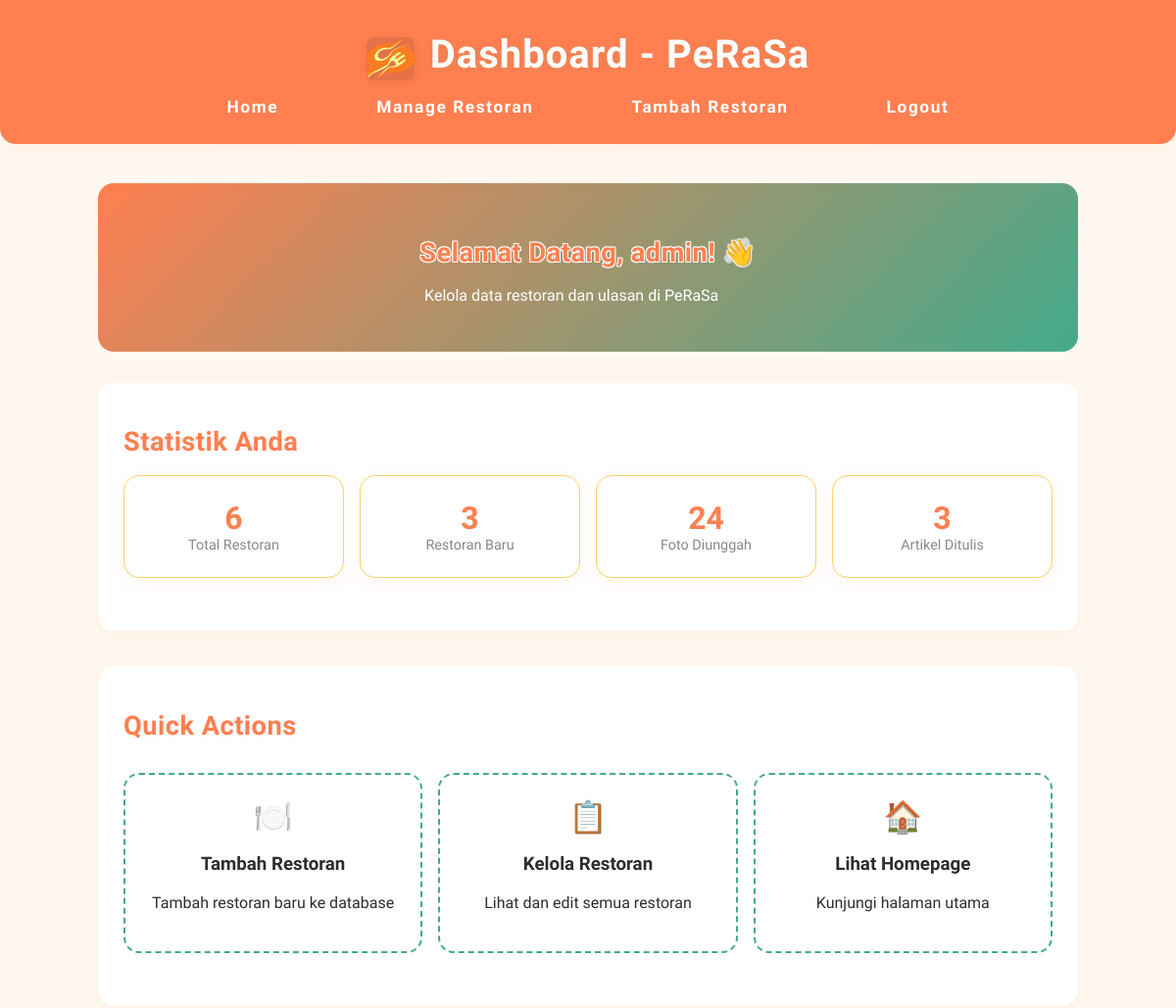
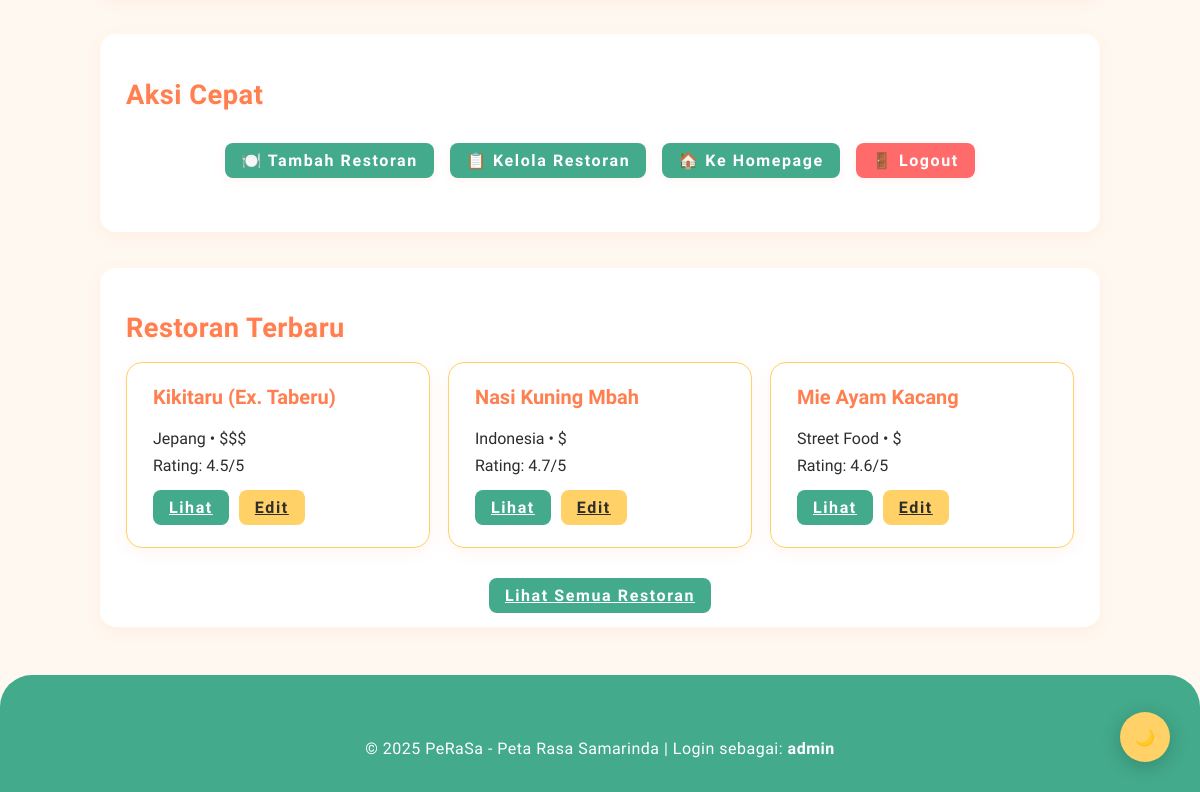
Page /dashboard.php (signed in) on the committed database (2 pictures, top to bottom).
### tables this page shows
CREATE TABLE IF NOT EXISTS restaurants (
    id INT AUTO_INCREMENT PRIMARY KEY,
    name VARCHAR(255) NOT NULL,
    description TEXT,
    address TEXT,
    city VARCHAR(100) NOT NULL,
    category VARCHAR(100) NOT NULL,
    price_range ENUM('$', '$$', '$$$', '$$$$') DEFAULT '$$',
    rating DECIMAL(2,1) DEFAULT 0.0,
    image VARCHAR(255),
    created_at TIMESTAMP DEFAULT CURRENT_TIMESTAMP,
    updated_at TIMESTAMP DEFAULT CURRENT_TIMESTAMP ON UPDATE CURRENT_TIMESTAMP
);

### models/Restaurant.php (called while the page is built, shortened)
<?php
class Restaurant {
    private $conn;
    private $table_name = "restaurants";
    public function __construct($db) {
        $this->conn = $db;
    }
    public function readAll($page = 1, $records_per_page = 5, $search = '') {
        $offset = ($page - 1) * $records_per_page;
        $query = "SELECT * FROM " . $this->table_name;
        $query .= " ORDER BY created_at DESC LIMIT :offset, :records_per_page";
        $stmt = $this->conn->prepare($query);
        $stmt->bindParam(":offset", $offset, PDO::PARAM_INT);
        $stmt->bindParam(":records_per_page", $records_per_page, PDO::PARAM_INT);
        $stmt->execute();
        return $stmt;
    }
    public function countAll($search = '') {
        $query = "SELECT COUNT(*) as total FROM " . $this->table_name;
        $stmt = $this->conn->prepare($query);
        $stmt->execute();
        $row = $stmt->fetch(PDO::FETCH_ASSOC);
        return $row['total'];
    }
}
?>

### dashboard.php (the view, shortened to what this page needs)
<?php
$database = new Database();
$db = $database->getConnection();
$restaurant = new Restaurant($db);
$total_restaurants = $restaurant->countAll();
$recent_restaurants = $restaurant->readAll(1, 3, '');
$recent_count = $recent_restaurants->rowCount();
$username = $_SESSION['username'];
?>
<!DOCTYPE html>
<html lang="id">
<head>
    <link rel="stylesheet" href="css/style.css">
</head>
<body>
    <header class="text-center">
        <div class="header-title-logo">
            <img src="img/_PerasaLogo.png" alt="Logo PeRaSa" class="logo-small">
            <h1>Dashboard - PeRaSa</h1>
        </div>
        <nav>
            <ul>
                <li id="nav-menu"><a href="index.php">Home</a></li>
                <li id="nav-menu"><a href="crud_index.php">Manage Restoran</a></li>
                <li id="nav-menu"><a href="crud_create.php">Tambah Restoran</a></li>
                <li id="nav-menu"><a href="logout.php">Logout</a></li>
            </ul>
        </nav>
    </header>
    <main>
        <div class="dashboard-container">
            <section class="welcome-section">
                <h2 class="text-outline">Selamat Datang, <?php echo htmlspecialchars($username); ?>! 👋</h2>
                <p style="margin-left: -2.1rem;">Kelola data restoran dan ulasan di PeRaSa</p>
            </section>
            <section class="card">
                <h2>Statistik Anda</h2>
                <div class="stats-grid">
                    <div class="stat-card">
                        <div class="stat-number"><?php echo $total_restaurants; ?></div>
                        <div class="stat-label">Total Restoran</div>
                    </div>
                    <div class="stat-card">
                        <div class="stat-number"><?php echo $recent_count; ?></div>
                        <div class="stat-label">Restoran Baru</div>
                    </div>
                    <div class="stat-card">
                        <div class="stat-number">24</div>
                        <div class="stat-label">Foto Diunggah</div>
                    </div>
                    <div class="stat-card">
                        <div class="stat-number">3</div>
                        <div class="stat-label">Artikel Ditulis</div>
                    </div>
                </div>
            </section>
            <section class="card">
                <h2>Quick Actions</h2>
                <div class="quick-actions">
                    <div class="quick-action-card" onclick="location.href='crud_create.php'">
                        <div class="quick-action-icon">🍽️</div>
                        <h3>Tambah Restoran</h3>
                        <p>Tambah restoran baru ke database</p>
                    </div>
                    <div class="quick-action-card" onclick="location.href='crud_index.php'">
                        <div class="quick-action-icon">📋</div>
                        <h3>Kelola Restoran</h3>
                        <p>Lihat dan edit semua restoran</p>
                    </div>
                    <div class="quick-action-card" onclick="location.href='index.php'">
                        <div class="quick-action-icon">🏠</div>
                        <h3>Lihat Homepage</h3>
                        <p>Kunjungi halaman utama</p>
                    </div>
                </div>
            </section>
            <section class="card">
                <h2>Aksi Cepat</h2>
                <div class="action-buttons">
                    <button onclick="location.href='crud_create.php'" class="detail-btn">
                        🍽️ Tambah Restoran
                    </button>
                    <button onclick="location.href='crud_index.php'" class="detail-btn">
                        📋 Kelola Restoran
                    </button>
                    <button onclick="location.href='index.php'" class="detail-btn">
                        🏠 Ke Homepage
                    </button>
                    <button onclick="location.href='logout.php'" class="detail-btn"
                            style="background: #ff6b6b;">
                        🚪 Logout
                    </button>
                </div>
            </section>
            <?php if($recent_count > 0): ?>
            <section class="card">
                <h2>Restoran Terbaru</h2>
                <div class="grid">
                    <?php while ($row = $recent_restaurants->fetch(PDO::FETCH_ASSOC)): ?>
                        <article class="card">
                            <h3><?php echo $row['name']; ?></h3>
                            <p><?php echo $row['category']; ?> • <?php echo $row['price_range']; ?></p>
                            <p>Rating: <?php echo $row['rating']; ?>/5</p>
                            <div style="display: flex; gap: 10px; margin-top: 15px;">
                                <a href="crud_detail.php?id=<?php echo $row['id']; ?>" class="detail-btn">Lihat</a>
                                <a href="crud_edit.php?id=<?php echo $row['id']; ?>" class="detail-btn" style="background: var(--secondary-color); color: var(--text-color);">Edit</a>
                            </div>
                        </article>
                    <?php endwhile; ?>
                </div>
                <div style="text-align: center; margin-top: 20px;">
                    <a href="crud_index.php" class="detail-btn">Lihat Semua Restoran</a>
                </div>
            </section>
            <?php endif; ?>
        </div>
    </main>
    <footer>
        <p class="text-center">&copy; 2025 PeRaSa - Peta Rasa Samarinda |
           Login sebagai: <strong><?php echo htmlspecialchars($username); ?></strong>
        </p>
    </footer>
</body>
</html>

### css/style.css (style rules this page uses)
.header-title-logo { display: flex; align-items: center; justify-content: center; gap: 16px; }
.logo-small { height: 44px; width: auto; object-fit: contain; border-radius: 8px; box-shadow: 0 2px 8px rgba(0,0,0,0.08); }
:root { --primary-color: #ff7f50; --secondary-color: #ffd166; --accent-color: #43aa8b; --background-color: #fff8f0; --header-footer-bg: var(--primary-color); --header-footer-text: #fff; --card-bg: #fff; --text-color: #2d2d2d; --muted-color: #888; --border-radius: 16px; --shadow: 0 4px 16px rgba(255,127,80,0.08); --transition: 0.2s ease; --max-width: 1100px; }
body { font-family: "Chela One", system-ui; background: var(--background-color); color: var(--text-color); margin: 0; padding: 0; }
header { background: var(--header-footer-bg); color: var(--header-footer-text); padding: 32px 0 16px 0; box-shadow: var(--shadow); border-bottom-left-radius: 1rem; border-bottom-right-radius: 1rem; }
header h1 { margin: 0 0 8px 0; font-size: 2.5rem; text-align: center; letter-spacing: 1px; font-weight: 700; text-shadow: 0 2px 8px rgba(67,170,139,0.12); }
nav ul { border-radius: 0px; display: flex; justify-content: center; gap: 24px; list-style: none; padding: 0; margin: 0; }
nav ul li { background: rgba(255, 209, 102, 0.60); }
nav a { color: var(--header-footer-text); text-decoration: none; font-weight: 600; padding: 8px 18px; border-radius: 8px; transition: background var(--transition), color var(--transition), box-shadow var(--transition); font-size: 1.08rem; }
main { max-width: var(--max-width); margin: 40px auto; padding: 0 16px; }
section { margin-bottom: 36px; }
h2 { font-size: 1.7rem; margin-bottom: 18px; color: var(--primary-color); font-weight: 700; letter-spacing: 0.5px; text-shadow: 0 1px 4px rgba(255,127,80,0.08); }
.logo-small { background: rgba(0,0,0,0.10); }
button { background: linear-gradient(90deg, var(--primary-color) 70%, var(--accent-color) 100%); color: var(--header-footer-text); border: none; border-radius: 8px; padding: 10px 26px; font-size: 1.08rem; cursor: pointer; font-weight: 600; box-shadow: 0 2px 8px rgba(255,127,80,0.10); transition: background var(--transition), color var(--transition), box-shadow var(--transition); }
#nav-menu { background: none; }
ul { list-style: none; padding: 0; margin: 0; display: flex; flex-wrap: wrap; gap: 16px; }
ul li { background: var(--secondary-color); border-radius: var(--border-radius); box-shadow: var(--shadow); padding: 12px 20px; font-size: 1.05rem; transition: box-shadow var(--transition), background var(--transition); }
ul li a { color: var(--header-footer-text); letter-spacing: 0.1rem; text-decoration: none; font-weight: 600; }
article { background: var(--card-bg); border-radius: var(--border-radius); box-shadow: var(--shadow); padding: 22px 26px; margin-bottom: 18px; transition: box-shadow var(--transition), border var(--transition); border: 1.5px solid var(--secondary-color); }
article h3 { margin-top: 0; color: var(--primary-color); font-size: 1.25rem; font-weight: 700; }
article p { margin: 8px 0; }
footer { background: var(--accent-color); color: var(--header-footer-text); padding: 40px 0 18px 0; margin-top: 48px; border-top-left-radius: 32px; border-top-right-radius: 32px; letter-spacing: 0.1rem; }
footer p { text-align: center; margin-top: 24px; font-size: 1em; color: var(--header-footer-text); letter-spacing: 0.5px; }
.grid { display: grid; gap: 18px; grid-template-columns: repeat(auto-fit, minmax(260px, 1fr)); }
.card { background: var(--card-bg); border-radius: var(--border-radius); box-shadow: var(--shadow); padding: 22px 26px; }
.text-center { text-align: center; }
.text-outline { color: var(--primary-color) !important; text-shadow: -1px -1px 0 #fff, 1px -1px 0 #fff, -1px 1px 0 #fff, 1px 1px 0 #fff; }
.detail-btn { background: var(--accent-color); color: white; border: none; padding: 8px 16px; border-radius: 8px; font-family: "Chela One", system-ui; letter-spacing: 0.1rem; font-size: 1rem; cursor: pointer; transition: background var(--transition); font-weight: 600; }
.action-buttons { display: flex; gap: 8px; flex-wrap: wrap; }
.stat-number { font-size: 1.5rem; font-weight: bold; color: var(--primary-color); display: block; }
.stat-label { font-size: 0.9rem; color: var(--muted-color); }

### rows in the picture
restaurants: name "Kikitaru (Ex. Taberu)", category "Jepang", price_range "$$$", rating "4.5"
restaurants: name "Nasi Kuning Mbah", category "Indonesia", price_range "$", rating "4.7"
restaurants: name "Mie Ayam Kacang", category "Street Food", price_range "$", rating "4.6"

### other values in the picture
$username "admin"
$total_restaurants "6"
$recent_count "3"
